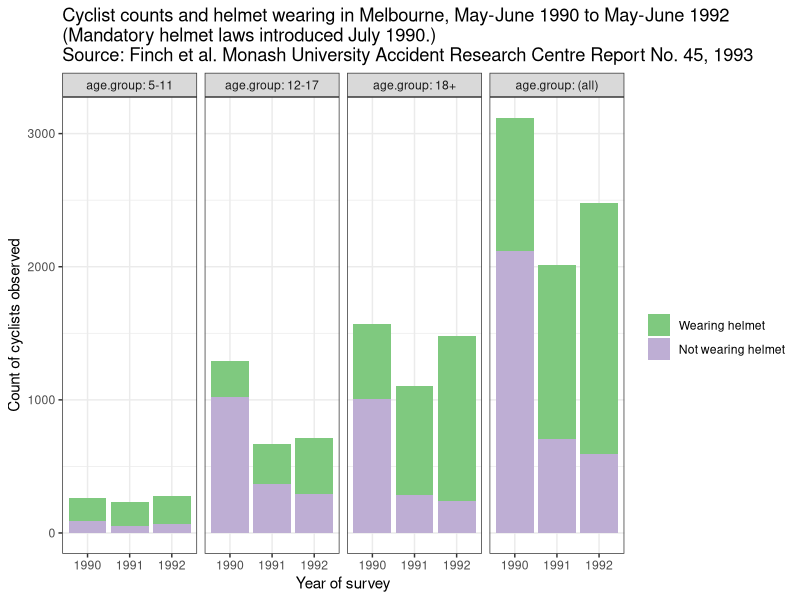

Reproduce this figure in R.
## ---- chunk 1
library(ggplot2)
library(reshape2)
library(xtable)
## ---- chunk 2
finch <- data.frame(age.group=ordered(c(rep("5-11",3),rep("12-17",3),rep("18+",3)),levels=c("5-11","12-17","18+")),
                    year=factor(c(1990,1991,1992)),
                    percent.helmeted=c(65,78,77,21,45,59,36,74,84),
                    cyclists.counted=c(259,235,281,1293,670,713,1567,1106,1483))
finch$cyclists.helmeted <- with(finch, percent.helmeted*cyclists.counted/100)
finch$cyclists.unhelmeted <- with(finch, (100-percent.helmeted)*cyclists.counted/100)
## ---- chunk 3
print(xtable(finch,digits=0),type="html",include.rownames=F)
## ---- chunk 4
finchm <- melt(finch,id=c("age.group","year"),measure.vars=c("cyclists.helmeted","cyclists.unhelmeted"),variable.name="helmeted",value.name="count")
finchm$helmeted <- ordered(finchm$helmeted,levels=c("cyclists.helmeted","cyclists.unhelmeted"), labels=c("Wearing helmet","Not wearing helmet"))
ggplot(finchm,aes(x=year,y=count,fill=helmeted)) + geom_bar(stat="identity") + facet_grid(. ~ age.group, margins=T, labeller=label_both) + scale_fill_brewer(type="qual", name="") + labs(x="Year of survey",y="Count of cyclists observed",title="Cyclist counts and helmet wearing in Melbourne, May-June 1990 to May-June 1992\n(Mandatory helmet laws introduced July 1990.)\nSource: Finch et al. Monash University Accident Research Centre Report No. 45, 1993") + theme_bw() 
